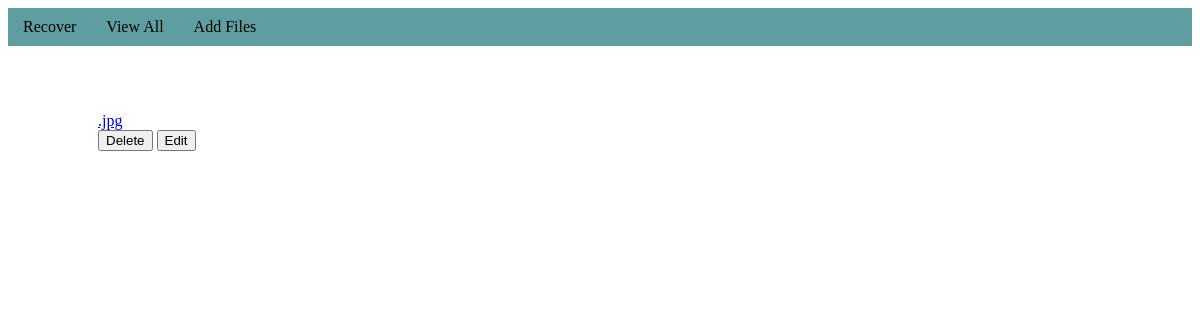
Before: /datacarver/ with the older database file.
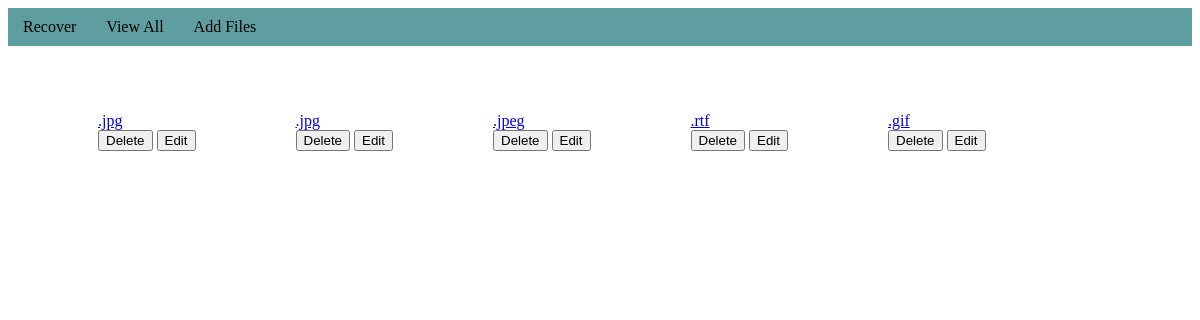
After: the same page with the newer database file.
### datacarver/models.py (models this page shows, shortened)
class Filesig(models.Model):
    header = models.CharField(max_length=200)
    trailer = models.CharField(max_length=200, blank=True)
    filetype = models.CharField(max_length=50)
    status = models.IntegerField(default=0)
    pub_date = models.DateTimeField('date published')

### datacarver/views.py (the view)
def index(request):
    all_filesigs = Filesig.objects.all()
    context = {
        'all_filesigs': all_filesigs,
    }
    return render(request, 'datacarver/index.html', context)

### datacarver/templates/datacarver/index.html (shortened to what this page needs)
<html>
    <head>
    </head>
    <body>
    <div class="navbar-container">
        <div class="navbar">
            <div class="leftnav">
                <div class="contents">
                    <a href="/datacarver/recover/"><div>
                    Recover
                    </div></a>
                    <a href="/datacarver/"><div>
                    View All
                    </div></a>
                    <a href="#"><div>
                    Add Files
                    </div></a>
                </div>
            </div>
        </div>
    </div>
    <div class="container">
        {% if all_filesigs %}
            <ul>
                {% for filesig in all_filesigs %}
                <li>
                    <a href="/datacarver/{{ filesig.id }}">{{ filesig.filetype }}</a>
                    <div>
                        <button>Delete</button>
                        <button>Edit</button>
                    </div>
                </li>
                {% endfor %}
            </ul>
        {% else %}
            <h2>No files to display</h2>
        {% endif %}
    </div>
    </body>
</html>

### datacarver/templates/datacarver/index.html (style rules this page uses)
.leftnav .contents { display: flex; flex-direction: row; justify-contents: flex-start; text-decoration: none; background-color: cadetblue; }
.contents div { margin: 10px 15px; }
.contents a { text-decoration: none; color: black; }
.container ul { display: flex; flex-direction: row; justify-content: flex-start; list-style-type: none; }
.container ul li { margin: 50px; }

Changed rows visible on the page:
added Filesig: filetype ".jpg"
added Filesig: filetype ".jpeg"
added Filesig: filetype ".rtf"
added Filesig: filetype ".gif"
